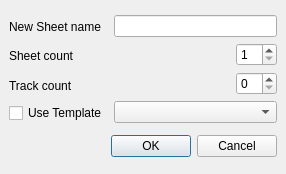
<ui version="4.0" >
 <class>NewSheetDialog</class>
 <widget class="QDialog" name="NewSheetDialog" >
  <property name="windowModality" >
   <enum>Qt::NonModal</enum>
  </property>
  <property name="geometry" >
   <rect>
    <x>0</x>
    <y>0</y>
    <width>286</width>
    <height>174</height>
   </rect>
  </property>
  <property name="windowTitle" >
   <string>New Sheet(s)</string>
  </property>
  <layout class="QVBoxLayout" >
   <property name="margin" >
    <number>9</number>
   </property>
   <property name="spacing" >
    <number>6</number>
   </property>
   <item>
    <layout class="QHBoxLayout" >
     <property name="margin" >
      <number>0</number>
     </property>
     <property name="spacing" >
      <number>6</number>
     </property>
     <item>
      <layout class="QVBoxLayout" >
       <property name="margin" >
        <number>0</number>
       </property>
       <property name="spacing" >
        <number>6</number>
       </property>
       <item>
        <widget class="QLabel" name="label" >
         <property name="text" >
          <string>New Sheet name</string>
         </property>
        </widget>
       </item>
       <item>
        <widget class="QLabel" name="label_3" >
         <property name="text" >
          <string>Sheet count</string>
         </property>
        </widget>
       </item>
       <item>
        <widget class="QLabel" name="label_4" >
         <property name="text" >
          <string>Track count</string>
         </property>
        </widget>
       </item>
       <item>
        <widget class="QCheckBox" name="useTemplateCheckBox" >
         <property name="text" >
          <string>Use Template</string>
         </property>
        </widget>
       </item>
      </layout>
     </item>
     <item>
      <layout class="QVBoxLayout" >
       <property name="margin" >
        <number>0</number>
       </property>
       <property name="spacing" >
        <number>6</number>
       </property>
       <item>
        <widget class="QLineEdit" name="titleLineEdit" />
       </item>
       <item>
        <layout class="QHBoxLayout" >
         <property name="margin" >
          <number>0</number>
         </property>
         <property name="spacing" >
          <number>6</number>
         </property>
         <item>
          <spacer>
           <property name="orientation" >
            <enum>Qt::Horizontal</enum>
           </property>
           <property name="sizeHint" >
            <size>
             <width>40</width>
             <height>20</height>
            </size>
           </property>
          </spacer>
         </item>
         <item>
          <widget class="QSpinBox" name="countSpinBox" >
           <property name="sizePolicy" >
            <sizepolicy>
             <hsizetype>1</hsizetype>
             <vsizetype>0</vsizetype>
             <horstretch>0</horstretch>
             <verstretch>0</verstretch>
            </sizepolicy>
           </property>
           <property name="minimum" >
            <number>1</number>
           </property>
           <property name="value" >
            <number>1</number>
           </property>
          </widget>
         </item>
        </layout>
       </item>
       <item>
        <layout class="QHBoxLayout" >
         <property name="margin" >
          <number>0</number>
         </property>
         <property name="spacing" >
          <number>6</number>
         </property>
         <item>
          <spacer>
           <property name="orientation" >
            <enum>Qt::Horizontal</enum>
           </property>
           <property name="sizeHint" >
            <size>
             <width>40</width>
             <height>20</height>
            </size>
           </property>
          </spacer>
         </item>
         <item>
          <widget class="QSpinBox" name="trackCountSpinBox" >
           <property name="windowModality" >
            <enum>Qt::NonModal</enum>
           </property>
           <property name="sizePolicy" >
            <sizepolicy>
             <hsizetype>1</hsizetype>
             <vsizetype>0</vsizetype>
             <horstretch>0</horstretch>
             <verstretch>0</verstretch>
            </sizepolicy>
           </property>
          </widget>
         </item>
        </layout>
       </item>
       <item>
        <widget class="QComboBox" name="templateComboBox" />
       </item>
      </layout>
     </item>
    </layout>
   </item>
   <item>
    <widget class="QDialogButtonBox" name="buttonBox" >
     <property name="orientation" >
      <enum>Qt::Horizontal</enum>
     </property>
     <property name="standardButtons" >
      <set>QDialogButtonBox::Cancel|QDialogButtonBox::NoButton|QDialogButtonBox::Ok</set>
     </property>
    </widget>
   </item>
  </layout>
 </widget>
 <resources/>
 <connections>
  <connection>
   <sender>buttonBox</sender>
   <signal>accepted()</signal>
   <receiver>NewSheetDialog</receiver>
   <slot>accept()</slot>
   <hints>
    <hint type="sourcelabel" >
     <x>248</x>
     <y>254</y>
    </hint>
    <hint type="destinationlabel" >
     <x>157</x>
     <y>274</y>
    </hint>
   </hints>
  </connection>
  <connection>
   <sender>buttonBox</sender>
   <signal>rejected()</signal>
   <receiver>NewSheetDialog</receiver>
   <slot>reject()</slot>
   <hints>
    <hint type="sourcelabel" >
     <x>316</x>
     <y>260</y>
    </hint>
    <hint type="destinationlabel" >
     <x>286</x>
     <y>274</y>
    </hint>
   </hints>
  </connection>
 </connections>
</ui>
